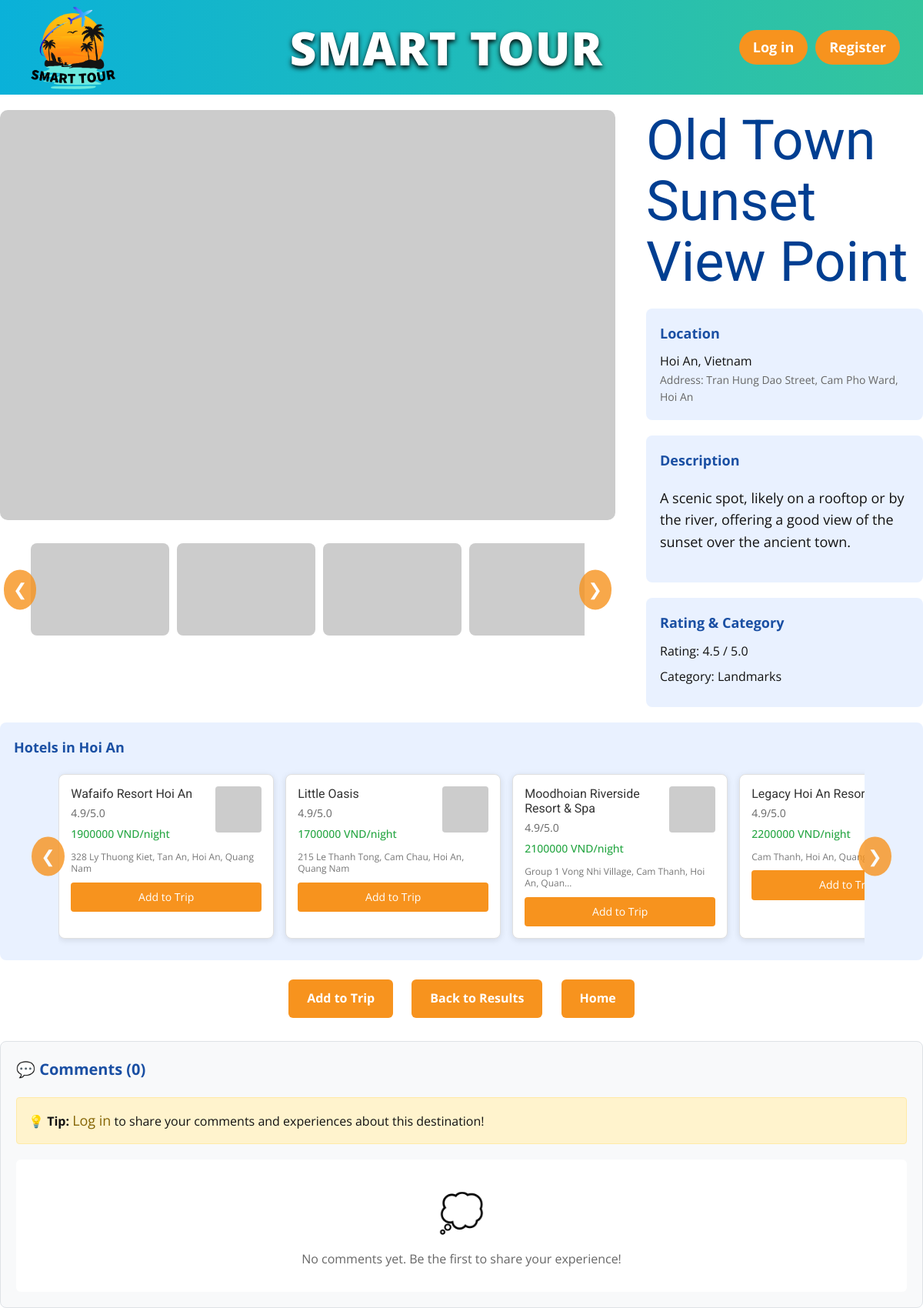
/destination/3047/, run on an earlier commit of the app's database.
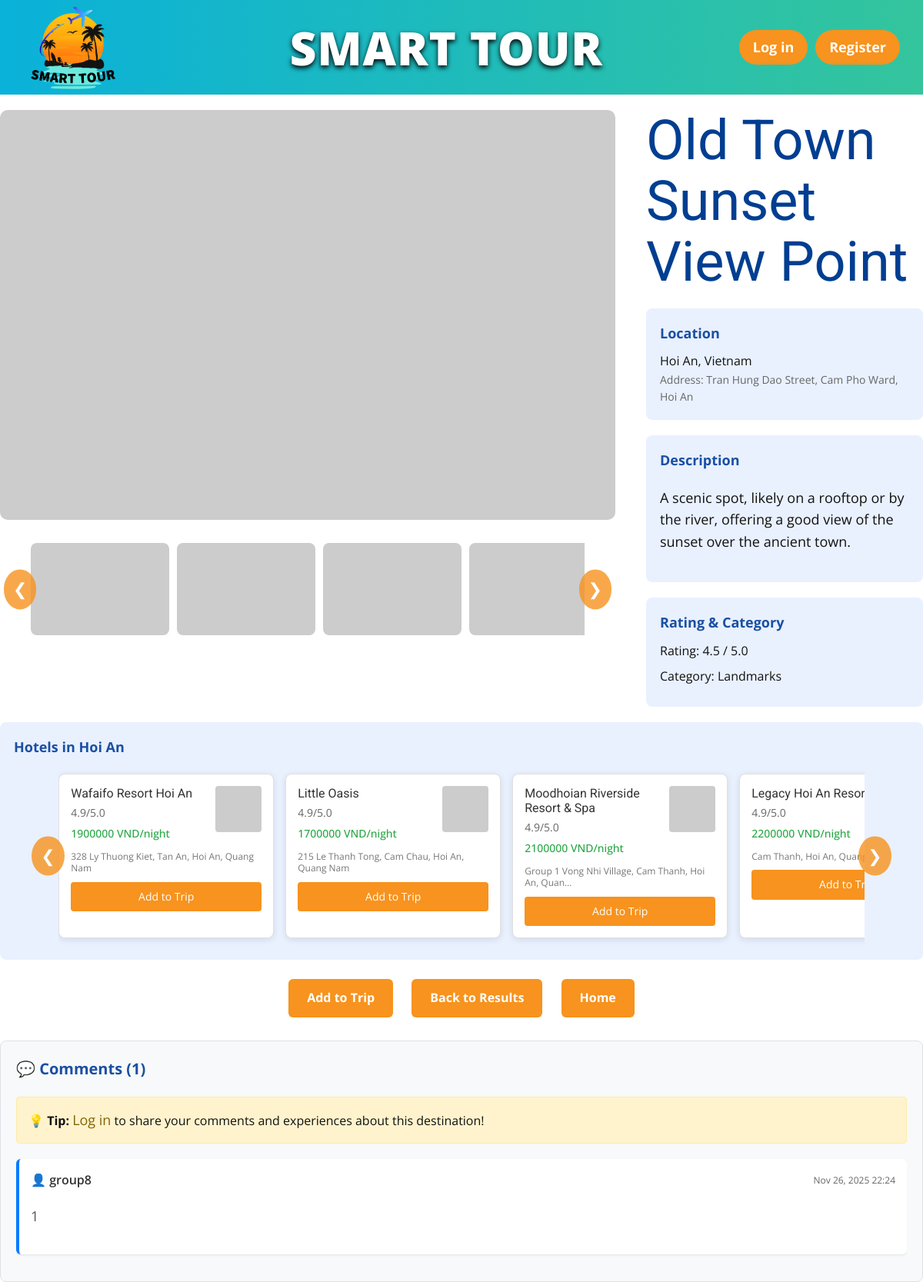
And on a later commit of the database.
### sightseeing/models.py (models this page shows, shortened)
class Hotel(models.Model):
    name = models.CharField(max_length=200, null=True)
    hotel_id = models.CharField(max_length=20, unique=True, null=True, blank=True)  # Custom ID like hotel_001
    location = models.ForeignKey(Location, on_delete=models.CASCADE, related_name='hotels', null=True, blank=True)
    address = models.TextField(null=True, blank=True)
    rating = models.FloatField(default=0.0, null=True, blank=True)
    price = models.IntegerField(null=True, blank=True)  # Giá phòng, có thể là VND
    image_url = models.URLField(max_length=500, null=True, blank=True)
    created_at = models.DateTimeField(auto_now_add=True, null=True)
    updated_at = models.DateTimeField(auto_now=True, null=True)

class Comment(models.Model):
    user = models.ForeignKey(User, on_delete=models.CASCADE)
    destination = models.ForeignKey(Destinations, on_delete=models.CASCADE, related_name='comments')
    content = models.TextField()
    created_at = models.DateTimeField(auto_now_add=True)
    updated_at = models.DateTimeField(auto_now=True)
    class Meta:
        ordering = ['-created_at']

### sightseeing/views.py (the view, shortened to what this page needs)
# urls.py: path('destination/<int:destination_id>/', views.destination_detail, name='destination_detail'),
def destination_detail(request, destination_id):
    try:
        destination = Destinations.objects.select_related('location').get(id=destination_id)
        if request.user.is_authenticated:
            from .Services.search_history_utils import update_user_preference_score
            update_user_preference_score(request.user, destination)
        hotels = Hotel.objects.filter(location=destination.location).order_by('-rating')
        comments = Comment.objects.filter(destination=destination).select_related('user')
        context = {
            'destination': destination,
            'hotels': hotels,
            'comments': comments,
            'trip_count': TripItem.objects.filter(user=request.user).count() if request.user.is_authenticated else 0,
        }
        return render(request, 'detail_destination.html', context)
    except Destinations.DoesNotExist:
        messages.error(request, 'Destination not found.')
        return redirect('recommend_result')

### sightseeing/templates/detail_destination.html (shortened to what the changed rows need)
<!DOCTYPE html>
{% load static %}
<html style="font-size: 16px;" lang="en">
<head>
        <link rel="stylesheet" href="{% static 'css/nicepage.css' %}" media="screen">
    <link rel="stylesheet" href="{% static 'css/index.css' %}" media="screen">
</head>
<body data-home-page="Page-1.html" data-home-page-title="Page 1" data-path-to-root="./" data-include-products="true" class="u-body u-clearfix u-xl-mode" data-lang="en">
   <div style="display:flex; gap:40px; align-items:flex-start; margin-top:20px;">
    <div style="flex:1.5;">
        <h1 style="margin-top:0; color:#003e91;">{{ destination.desName }}</h1>
    </div>
</div>
        {% if hotels %}
        <div class="section" style="margin-top:20px; background:#e9f1ff; padding:18px; border-radius:8px;">
            <div class="hotel-carousel-container" style="display:flex; flex-direction:column; align-items:center; gap:10px;">
                <div class="hotel-carousel-wrapper" style="position:relative; width:90%; max-width:1500px;">
                    <div class="hotel-carousel" id="hotel-carousel" style="
                        display:flex;
                        gap:15px;
                        overflow:hidden;
                        scroll-behavior:smooth;
                        padding:10px 0;
                    ">
                        {% for hotel in hotels %}
                        <div class="hotel-card" style="
                            min-width:280px;
                            background:#fff;
                            padding:15px;
                            border-radius:8px;
                            box-shadow:0 2px 8px rgba(0,0,0,0.1);
                            border:1px solid #e0e0e0;
                            transition:transform 0.3s;
                        "
                        onmouseover="this.style.transform='translateY(-5px)'"
                        onmouseout="this.style.transform='translateY(0)'">
                            <div style="display:flex; justify-content:space-between; align-items:flex-start; margin-bottom:10px;">
                                <div style="flex:1;">
                                    <h4 style="margin:0 0 5px 0; font-size:16px; color:#333;">{{ hotel.name }}</h4>
                                    <div style="font-size:14px; color:#666; margin-bottom:5px;">
                                        {{ hotel.rating|default:"N/A" }}/5.0
                                    </div>
                                    {% if hotel.price %}
                                    <div style="font-size:14px; color:#28a745; font-weight:500;">
                                        {{ hotel.price|floatformat:0 }} VND/night
                                    </div>
                                    {% endif %}
                                </div>
                                {% if hotel.image_url %}
                                <img src="{{ hotel.image_url }}"
                                     style="width:60px; height:60px; object-fit:cover; border-radius:4px; margin-left:10px;"
                                     onerror="this.src='https://picsum.photos/seed/hotel{{ hotel.id }}/60/60'">
                                {% endif %}
                            </div>
                            {% if hotel.address %}
                            <div style="font-size:12px; color:#777; margin-bottom:10px; line-height:1.3;">
                                {{ hotel.address|truncatechars:50 }}
                            </div>
                            {% endif %}
                            <button onclick="addHotelToTrip({{ hotel.id }})"
                                    style="width:100%; background:#F7931E; color:white; padding:8px; border-radius:4px; text-decoration:none; font-size:14px; transition:0.2s; border:none; cursor:pointer;"
                                    onmouseover="this.style.background='#C48300'"
                                    onmouseout="this.style.background='#F7931E'">
                                Add to Trip
                            </button>
                        </div>
                        {% endfor %}
                    </div>
                </div>
            </div>
        </div>
        {% endif %}
    <div class="section" style="margin-top:30px; background:#f8f9fa; padding:20px; border-radius:8px; border:1px solid #dee2e6;">
        <div class="section-title" style="font-size:20px; font-weight:bold; color:#1a4fa3; margin-bottom:20px;">
            💬 Comments ({{ comments|length }})
        </div>
        {% if user.is_authenticated %}
        <form method="post" style="margin-bottom:30px;">
            {% csrf_token %}
            <div style="display:flex; gap:10px; align-items:flex-end;">
                <div style="flex:1;">
                    <label for="comment-content" style="display:block; margin-bottom:5px; font-weight:500;">Share your thoughts about this destination:</label>
                    <textarea id="comment-content" name="content" rows="3"
                              style="width:100%; padding:10px; border:1px solid #ccc; border-radius:4px; resize:vertical; font-family:inherit;"
                              placeholder="Write your comment here..." required></textarea>
                </div>
                <button type="submit" style="background:#F7931E; color:white; border:none; padding:10px 20px; border-radius:4px; cursor:pointer; font-weight:500; height:fit-content; transition:0.2s;" onmouseover="this.style.background='#C48300'" onmouseout="this.style.background='#F7931E'">
                    Post Comment
                </button>
            </div>
        </form>
        {% else %}
        <div style="background:#fff3cd; border:1px solid #ffeaa7; padding:15px; border-radius:4px; margin-bottom:20px;">
            <strong>💡 Tip:</strong> <a href="{% url 'login_page' %}" style="color:#856404;">Log in</a> to share your comments and experiences about this destination!
        </div>
        {% endif %}
        {% if comments %}
        <div class="comments-list" style="max-height:500px; overflow-y:auto;">
            {% for comment in comments %}
            <div class="comment-item" style="background:white; padding:15px; margin-bottom:15px; border-radius:6px; border-left:4px solid #007bff; box-shadow:0 1px 3px rgba(0,0,0,0.1);">
                <div class="comment-header" style="display:flex; justify-content:space-between; align-items:center; margin-bottom:10px;">
                    <div class="comment-author" style="font-weight:600; color:#333;">
                        👤 {{ comment.user.username }}
                    </div>
                    <div class="comment-date" style="font-size:12px; color:#666;">
                        {{ comment.created_at|date:"M d, Y H:i" }}
                    </div>
                </div>
                <div class="comment-content" style="color:#555; line-height:1.5;">
                    {{ comment.content|linebreaks }}
                </div>
            </div>
            {% endfor %}
        </div>
        {% else %}
        <div style="text-align:center; color:#666; padding:30px; background:white; border-radius:6px;">
            <div style="font-size:48px; margin-bottom:10px;">💭</div>
            <div>No comments yet. Be the first to share your experience!</div>
        </div>
        {% endif %}
    </div>
</body>
</html>

What changed in the data, as far as the page shows it:
added Comment: user.username "group8", created_at "Nov 26, 2025 22:24", content "1"
Also different on the page:
{{ comments|length }}: "0" → "1"
text no longer shown: "💭 No comments yet. Be the first to share your experience!"
